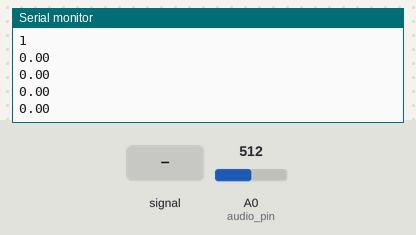
This sketch was run on a simulated Arduino Uno, built with avr-gcc and run on an emulated ATmega328P. Shown: the last lines printed to the serial monitor. Inputs (shaded band) come from the test bench; at power-on: A0 (audio_pin) = 512.

Above: at 6.2 s.
6.3 s: A0 (audio_pin) fed a 200 Hz sine of ±81 counts around its level
At 6.92 s:
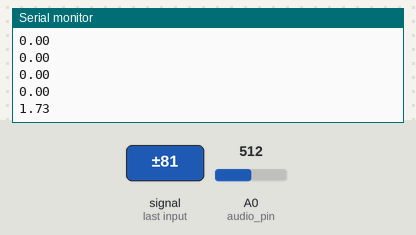
7.8 s: A0 (audio_pin) set to 390
At 7.88 s:
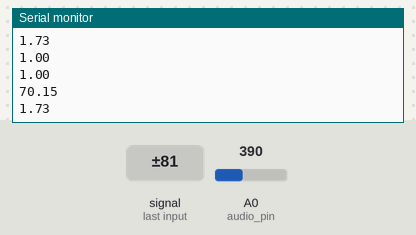
9.3 s: A0 (audio_pin) fed a 1000 Hz sine of ±255 counts around its level
At 9.63 s:
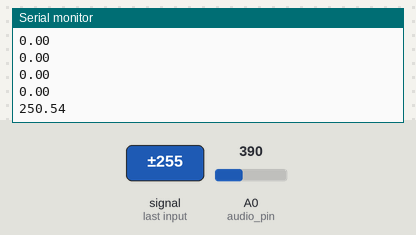
10.8 s: A0 (audio_pin) set to 410
At 10.85 s:
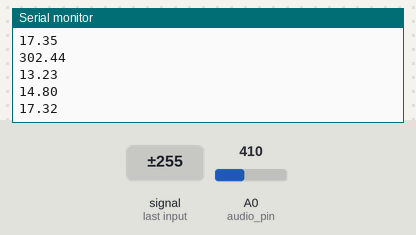
Timing chart, 0 to 13.3 s (numbered marks = the images above; inputs shaded):
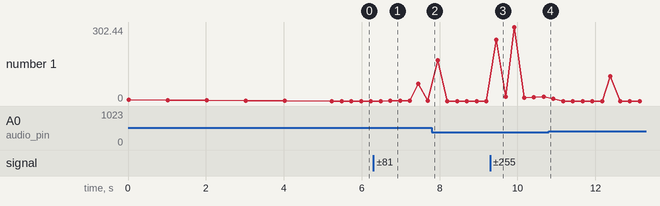

Measured:
- after the input at 6.3 s, the serial monitor: prints a new line after 0.43 s (image 1)
- after the input at 9.3 s, the serial monitor: prints a new line after 0.15 s (image 3)
- plotted number 1: 0 → 1.73 after the input at 6.3 s, 0 → 17.32 after the input at 9.3 s

The sketch:

isrSfrAdcTimerGoertzelSingleToneDetectionTest.ino
```cpp
// RELEVANT REGISTERS:
// - DDRx: Port x Data Direction Register
//    - [n] DDxn: controls whether Port x pin n (Pxn) is configured as input(0) or output(1)
// - PORTx: Port x Data Register
//    - [n] PORTxn: For Port x pin n (Pxn), where that pin is configured as...
//                          input: controls whether pin has pull-up resistor disabled(0) or enabled(1)
//                          output: controls whether pin is set to LOW(0) or HIGH(1)
// - PRR: Power Reduction Register
//    - [0] PRADC: controls whether ADC is enabled(0) or disabled(1)
//    - [3] PRTIM1: controls whether Timer/Counter1 is enabled (0) or disabled (1)
// - TCCR1A: Timer/Counter1 Control Register A
//    - [1:0] WGM11:0 (+ WGM13:2 in TCCR1B): controls the waveform generation mode
//    - [7:6] COM1A1:0: controls the compare output mode for channel A on Timer/Counter1
// - TCCR1B: Timer/Counter1 Control Register B
//    - [2:0] CS12:0: controls the clock source for Timer/Counter1
//    - [4:3] WGM13:2 (+ WGM11:0 in TCCR1A): controls the waveform generation mode
// - TCNT1: Timer/Counter1
//    - [15:8] TCNT1H: the high byte of the counter value
//    - [7:0] TCNT1L: the low byte of the counter value
// - OCR1A: Output Compare Register 1 A
//    - [15:8] OCR1AH: the high byte of the value against which the counter value should be compared
//    - [7:0] OCR1AL: the low byte of the value against which the counter value should be compared
// - TIMSK1: Timer/Counter 1 Interrupt Mask Register
//    - [1] OCIE1A: controls whether TIMER1_COMPA interrupts are disabled(0) or enabled(1)
// - ADCSRA: ADC Control and Status Register A
//    - [2:0] ADPS2:0: sets the prescaler value for the ADC clock
//    - [3] ADIE: controls whether ADC interrupts are disabled(0) or enabled(1)
//    - [6] ADSC: triggers a conversion when set, clears when conversion is complete
//    - [7] ADEN: controls whether ADC is disabled(0) or enabled(1)
// - ADMUX: ADC Multiplexer Selection Register
//    - [3:0] MUX3:0: controls which ADC pin will be read for conversion
//    - [5] ADLAR: controls whether values in the ADC Data Register are right(0) or left(1) adjusted
//    - [7:6] REFS1:0: controls the analog reference voltage
// - DIDR0: Digital Input Disable Register 0
//    - [5:0] ADCnD: controls whether digital input buffer on ADC pin n is enabled(0) or disabled(1)
// - ADCW: ADC Data Register
//    - [7:0] ADCL: the low byte of the result of the latest conversion
//    - [15:8] ADCH: the high byte of the result of the latest conversion

// based on the optimized Goertzel algorithm described here: https://www.embedded.com/design/configurable-systems/4024443/The-Goertzel-Algorithm

// analog input wired to [Arduino] Pin A0 -> [ATmega328P-PU] Port C pin 0 (PC0)
const uint16_t audio_pin = PC0;

// set parameters for Goertzel algorithm
const uint16_t target_freq = 400; // Hz
const uint16_t sample_rate = 1200; // Hz
//const uint16_t block_size = 120; // <-- bin width = 10Hz, sample time = 0.1s
const uint16_t block_size = 300; // <-- bin width = 4Hz, sample time = 0.25s

// calculate precomputed constants from parameters
const int16_t gtzl_k = 0.5 + ((int32_t)block_size * target_freq / sample_rate);
const double gtzl_w = (TWO_PI / block_size) * gtzl_k;
const double gtzl_cosine = cos(gtzl_w);
const double gtzl_coeff = 2 * gtzl_cosine;

// variables to store per-sample processing results
volatile double Q0, Q1, Q2;
volatile uint32_t num_adc_conversions;

// variable to store measured magnitude (squared) of target frequency
double gtzl_magnitude;

// precomputed constants for the lowest frequencies Timer/Counter1 can yield with each prescaler tap
// calculated based on 16 MHz system clock using min_freq = ((2^-timer_bitlength)*sys_freq)/prescaler
const uint16_t t1_prescaler_taps[]      = {1,   8,  64, 256, 1024};
const uint16_t t1_min_prescaler_freqs[] = {245, 31, 4,  1,   1};
uint8_t t1_prescaler_tap_index; // <- for storing which tap from the list was chosen
uint16_t t1_prescaler_val; // <- for storing the actual prescaler value that was chosen

// placeholder variable for value to be stored in OCR1A, calculated once prescaler is chosen in setup
uint16_t t1_compare_val;

void setup() {

  // select the lowest possible Timer/Counter1 prescaler value given target sample rate
  for (int i=0; i < sizeof(t1_prescaler_taps)/sizeof(t1_prescaler_taps[0]); ++i) {
    if (t1_min_prescaler_freqs[i] <= sample_rate) {
      t1_prescaler_tap_index = i;
      t1_prescaler_val = t1_prescaler_taps[i];
      break;
    }
  }

  // calculate value to be stored in OCR1A based on Timer/Counter1 prescaler value
  t1_compare_val = 16000000/(t1_prescaler_val * sample_rate);

  // pause Timer/Counter1 by clearing Clock Select bits
  TCCR1B &= ~(B111);

  // ensure Timer/Counter1 and ADC aren't already disabled externally to conserve power
  PRR &= ~(1 << PRADC);
  PRR &= ~(1 << PRTIM1);

  // disable ADC
  ADCSRA &= ~(1 << ADEN);
  // configure ADC to read from ADC0 input channel (A0)
  ADMUX &= ~((1 << MUX3) | (1 << MUX2) | (1 << MUX1) | (1 << MUX0));
  // configure analog reference voltage as AVcc w/ ext. capacitor at AREF pin (provided by Arduino)
  ADMUX &= ~(1 << REFS1);
  ADMUX |= (1 << REFS0);
  // configure conversion results to be stored right-adjusted in ADCW
  ADMUX &= ~(1 << ADLAR);
  // set ADC clock prescaler value to 128 (default)
  ADCSRA |= ((1 << ADPS2) | (1 << ADPS1) | (1 << ADPS0));
  // disable digital input buffers for all ADC channels to conserve power
  DIDR0 |= ~0;
  // temporarily disable ADC interrupts for throwaway conversion
  ADCSRA &= ~(1 << ADIE);
  // re-enable ADC
  ADCSRA |= (1 << ADEN);
  // perform throwaway conversion (the first conversion after re-enabling ADC takes longer than usual)
  ADCSRA |= (1 << ADSC);
  while ((ADCSRA & (1 << ADSC)) >> ADSC);
  // re-enable ADC interrupts to be triggered on every completed conversion
  ADCSRA |= (1 << ADIE);

  // reset Timer/Counter1 control settings;
  TCCR1A = 0;
  TCCR1B = 0;
  TCCR1C = 0;
  // set Waveform Generation Mode for Timer/Counter1 to Clear Timer on Compare Match (CTC)
  TCCR1B |= (1 << WGM12);
  // reset Timer/Counter1 counter value
  TCNT1 = 0;
  // set the Channel A value against which the Timer/Counter1 counter value should be compared
  OCR1A = t1_compare_val;
  // enable TIMER1_COMPA interrupts to be triggered on compare matches in Channel A of Timer/Counter1
  TIMSK1 |= (1 << OCIE1A);

   // enable global interrupts
  sei();

  Serial.begin(115200);
  while (!Serial) {}

  Serial.println("Serial connection initiated.\n");

  Serial.print("Target frequency: ");
  Serial.print(target_freq);
  Serial.println(" Hz");

  Serial.print("Sampling rate: ");
  Serial.print(sample_rate);
  Serial.println(" Hz");

  Serial.print("Timer/Counter1 prescaler: ");
  Serial.println(t1_prescaler_val);

  Serial.print("Timer/Counter1 OCR1A value: ");
  Serial.println(t1_compare_val);

  Serial.print("Block size: ");
  Serial.println(block_size);

  Serial.print("Bin width: ");
  Serial.print(float(sample_rate) / float(block_size));
  Serial.println(" Hz");

  Serial.print("Sampling time: ");
  Serial.print(float(block_size) / float(sample_rate));
  Serial.println("s");

  Serial.print("k = ");
  Serial.println(gtzl_k);

  Serial.print("w = ");
  Serial.println(gtzl_w);

  Serial.print("cosine = ");
  Serial.println(gtzl_cosine);

  Serial.print("coeff = ");
  Serial.println(gtzl_coeff);

  Serial.println();

  Serial.println("SAMPLING IN");
  for (int i = 5; i > 0; i--) {
    Serial.println(i);
    delay(1000);
  }
  Serial.println();

}

void loop() {

  // reset variables for new sampling block
  gtzl_magnitude = num_adc_conversions = Q0 = Q1 = Q2 = 0;

  // start Timer/Counter1 clock with appropriate prescaler value
  TCCR1B |= (t1_prescaler_tap_index + 1);
  // wait until the sampling block is complete
  while (num_adc_conversions < block_size);
  // pause Timer/Counter1 by clearing Clock Select bits
  TCCR1B &= ~(B111);

  gtzl_magnitude = sqrt(sq(Q1) + sq(Q2) - Q1 * Q2 * gtzl_coeff);
  Serial.println(gtzl_magnitude);
}

// ISR that will be triggered upon each completed timer period
ISR (TIMER1_COMPA_vect) {

  // start an ADC conversion
  ADCSRA |= (1 << ADSC);

}

// ISR that will be triggered upon each completed ADC conversion
ISR (ADC_vect) {

  // perform Goertzel algorithm per-sample processing
  Q0 = gtzl_coeff * Q1 - Q2 + ((int16_t)ADCW - 512);
  Q2 = Q1;
  Q1 = Q0;
  ++num_adc_conversions;

}
```
